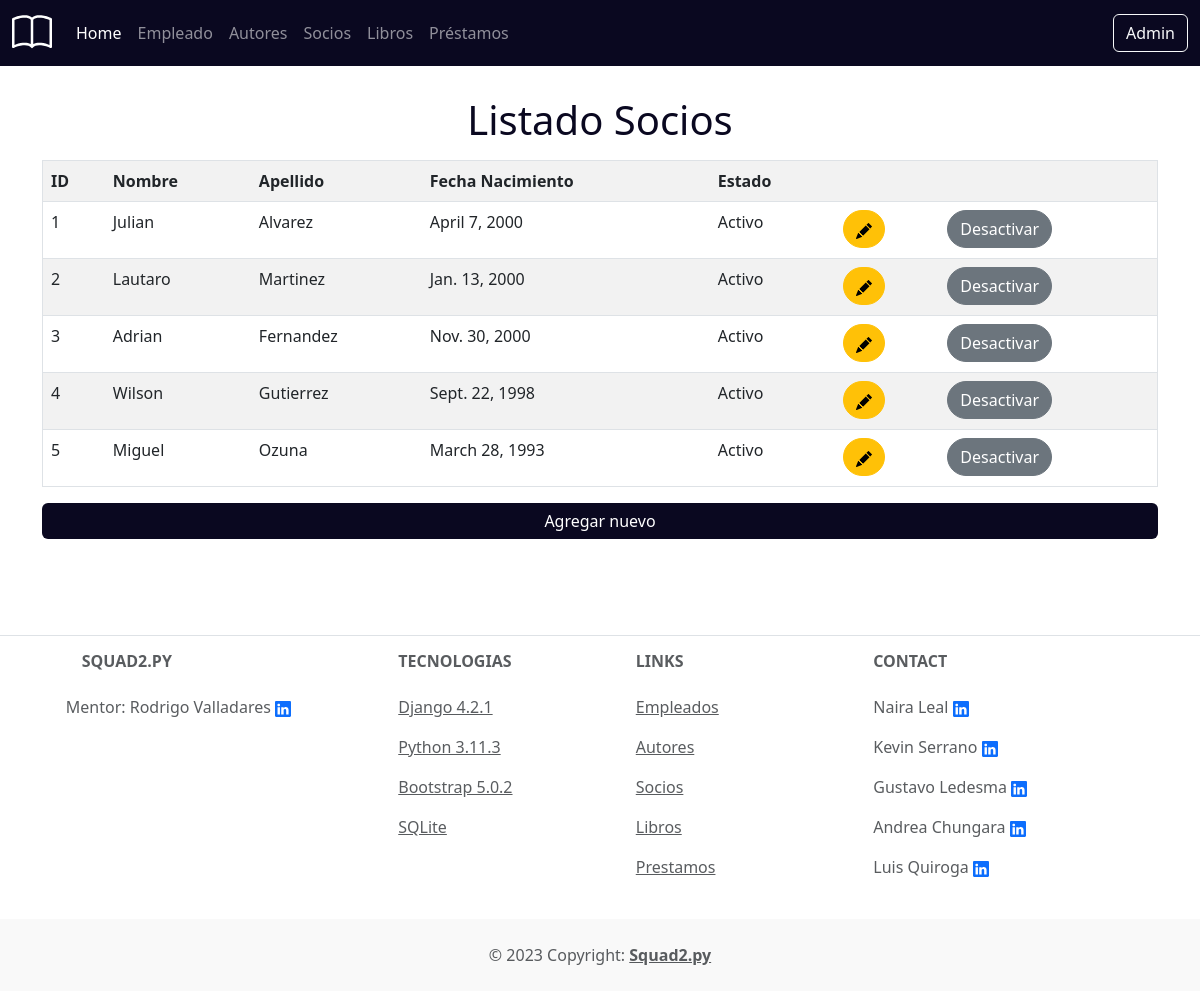
Page /biblioteca/socios/listado/ on the committed database.
### biblioteca/models.py (models this page shows, shortened)
class Socio(models.Model):
    nombre = models.CharField(max_length=50)
    apellido = models.CharField(max_length=50)
    fecha_nacimiento = models.DateField(null=True)
    activo = models.BooleanField(default= True)

### biblioteca/views.py (the view)
# urls.py: path('socios/listado/', views.listado_socios, name="listado_socios"),
def listado_socios(request):
    socios = Socio.objects.all()
    context = {
        "socios": socios,
    }
    return render(request, "socio/Socios_lista.html", context)

### templates/socio/Socios_lista.html (shortened to what this page needs)
{% extends 'home/navbar.html' %}
{% load static %}
{% block estilos %}
<link rel="stylesheet" href="{% static 'styles/list.css' %}">
{% endblock estilos %}
{% block content %}
<div class="container py-5">
    <h1 class="text-center f-color">Listado Socios</h1>
    <div class="row">
        <div class="colum">
            <table border="1" class="table table-striped container mt-2">
                <tr>
                    <th scope="col"> ID </th>
                    <th scope="col"> Nombre </th>
                    <th scope="col"> Apellido </th>
                    <th scope="col"> Fecha Nacimiento </th>
                    <th scope="col"> Estado </th>
                    <th scope="col">  </th>
                    <th scope="col">  </th>
                </tr>
                {% for socio in socios %}
                    <tr>
                        <td> {{socio.id}} </td>
                        <td> {{socio.nombre}} </td>
                        <td> {{socio.apellido}} </td>
                        <td> {{socio.fecha_nacimiento}} </td>
                        <td>
                            {% if socio.activo %}
                                <p>Activo</p>
                            {% else %}
                                <p>Desactivado</p>
                            {% endif%}
                        </td>
                        <td>
                            <a href=" {% url 'actualizar_socios' socio.id %} ">
                                <button type="button" class="btn btn-warning rounded-pill">
                                </button>
                            </a>
                        </td>
                        <td>
                            {% if socio.activo %}
                                <a href="{% url 'desactivar_registro_socio' socio.id %}">
                                    <button type="button" class="btn btn-secondary rounded-pill">
                                        Desactivar
                                    </button>
                                </a>
                            {% endif %}
                        </td>
                    </tr>
                    {% empty %}
                    <div class="alert alert-danger " role="alert">
                        Sin socios...
                    </div>
                {% endfor %}
            </table>
        </div>
    </div>
    <a class="d-grid gap-2 btn btn-color " href="{% url 'nuevos_Socios' %}">
        Agregar nuevo
    </a>
</div>
{% endblock %}

### static/styles/list.css (style rules this page uses)
.btn-color { color: white; background-color: #0A0820; border: #0A0820; transition: 1s; }

### static/styles/style.css (style rules this page uses)
body { margin: 0; padding: 0; }
.f-color { color: #0A0820; }

### rows in the picture
Socio: id "1", nombre "Julian", apellido "Alvarez", fecha_nacimiento "April 7, 2000", activo "Activo"
Socio: id "2", nombre "Lautaro", apellido "Martinez", fecha_nacimiento "Jan. 13, 2000", activo "Activo"
Socio: id "3", nombre "Adrian", apellido "Fernandez", fecha_nacimiento "Nov. 30, 2000", activo "Activo"
Socio: id "4", nombre "Wilson", apellido "Gutierrez", fecha_nacimiento "Sept. 22, 1998", activo "Activo"
Socio: id "5", nombre "Miguel", apellido "Ozuna", fecha_nacimiento "March 28, 1993", activo "Activo"
